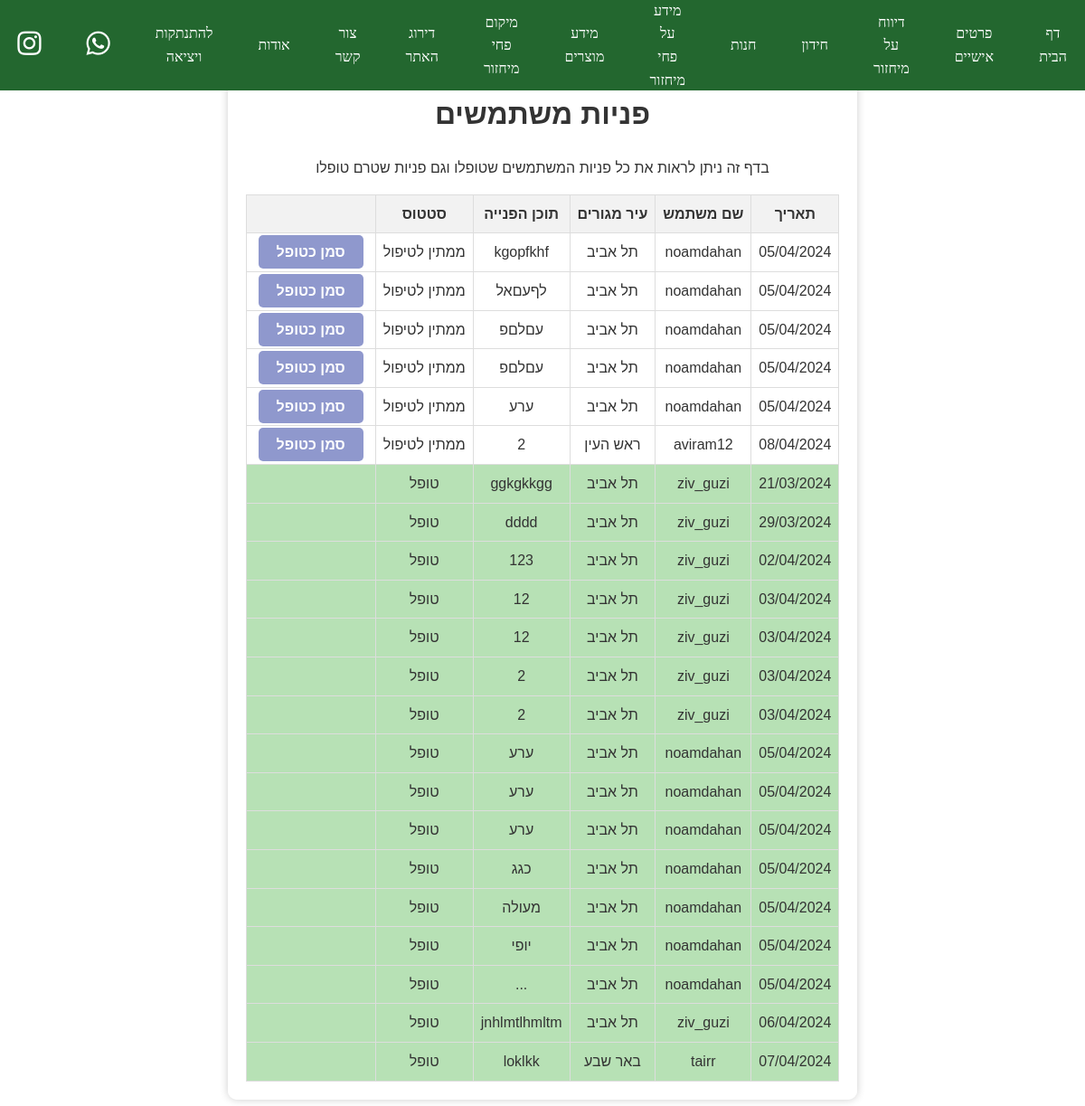
The page /website/display_contacts/ (signed in) on the database its author committed.
### website/models.py (models this page shows)
class usersContacts(models.Model):
	creationDT = models.DateTimeField(auto_now_add=True)
	user = models.ForeignKey(User, on_delete=models.CASCADE)
	content = models.TextField()
	status = models.BooleanField(default=False)

class User(AbstractUser):
	first_name = models.CharField(max_length=50)
	last_name = models.CharField(max_length=50)
	email = models.EmailField(max_length=100, unique=True)
	USER_TYPE_CHOICES = (
		(0, 'Private'),
		(1, 'Corporation')
	)
	user_type = models.SmallIntegerField(default=0, choices=USER_TYPE_CHOICES)
	location = models.CharField(max_length=50)
	comp_num = models.PositiveIntegerField(blank=True, null=True)
	points = models.PositiveIntegerField(default=0)
	class Meta:
		app_label = 'website'
		verbose_name = 'User'
		verbose_name_plural = 'Users'

### website/views.py (the view)
# urls.py: path('display_contacts/', views.display_contacts, name='display_contacts'),
def display_contacts(request):
    if request.user.is_authenticated:
        loginuser = request.user
        checkadmin = loginuser.is_superuser
        usertype = loginuser.user_type
        if checkadmin:
            usertype = "a"
    else:
        usertype = "Anonymous"
    contacts = usersContacts.objects.order_by('status', 'creationDT')
    return render(request, 'display_contacts.html', {'contacts': contacts, 'userType': usertype})

### website/templates/display_contacts.html (shortened to what this page needs)
{% extends "master.html" %}
{% block content %}
<div class="container transparent-box">
    <div class="new1">
        <br>
        <br>
        <h1>פניות משתמשים</h1>
        <p>בדף זה ניתן לראות את כל פניות המשתמשים שטופלו וגם פניות שטרם טופלו</p>
    </div>
    <table>
        <tr>
            <th>תאריך</th>
            <th>שם משתמש</th>
            <th>עיר מגורים</th>
            <th>תוכן הפנייה</th>
            <th>סטטוס</th>
            <th></th>
        </tr>
        {% for c in contacts %}
            <tr {% if c.status %} class="approved-row" {% endif %}>
                <td>{{ c.creationDT | date:"d/m/Y" }}</td>
                <td>{{ c.user }}</td>
                <td>{{ c.user.location }}</td>
                <td>{{ c.content }}</td>
                {% if not c.status %}
                    <td>ממתין לטיפול</td>
                    <td><a href="{% url 'changestatus' c.id %}" class="approve-btn">סמן כטופל</a></td>
                {% else %}
                    <td>טופל</td>
                    <td></td>
                {% endif %}
            </tr>
        {% endfor %}
    </table>
</div>
{% endblock %}

### website/static/css/styles.css (style rules this page uses)
body { font-size: 16px; line-height: 1.6; color: #333; background-image: url('https://images.immediate.co.uk/production/volatile/sites/10/2023/06/2048x1365-Oak-trees-SEO-GettyImages-90590330-b6bfe8b.jpg?quality=90&webp=true&resize=1200,800'); background-size: cover; background-repeat: no-repeat; background-attachment: fixed; background-position: center calc(15% - 50px); direction: rtl; margin: 100; padding: 100; background-color: #23672f; }

### website/templates/display_contacts.html (style rules this page uses)
body { display: flex; justify-content: center; align-items: center; min-height: 100vh; background-color: rgba(255, 255, 255, 0.8); font-family: Calibri, sans-serif; }
.container { background-color: rgba(255, 255, 255, 0.8); padding: 50px; border-radius: 10px; text-align: center; }
table { border-collapse: collapse; width: 100%; background-color: rgba(255, 255, 255, 0.8); }
th, td { border: 1px solid #dddddd; text-align: center; padding: 8px; }
th { background-color: #f2f2f2; }
.transparent-box { background-color: rgba(255, 255, 255, 0.8); padding: 20px; border-radius: 10px; box-shadow: 0px 0px 10px rgba(0, 0, 0, 0.2); }
.approve-btn { padding: 10px 20px; margin: 5px; border: none; border-radius: 5px; background-color: #8f98cd; color: white; text-decoration: none; font-size: 16px; transition: background-color 0.3s ease; cursor: pointer; font-weight: bold; }
.approved-row { background-color: #b7e1b5; }

### rows shown on the page
usersContacts: creationDT "05/04/2024", user "noamdahan", user.location "תל אביב", content "kgopfkhf", status "ממתין לטיפול"
usersContacts: creationDT "05/04/2024", user "noamdahan", user.location "תל אביב", content "לףעםאל", status "ממתין לטיפול"
usersContacts: creationDT "05/04/2024", user "noamdahan", user.location "תל אביב", content "עםלםפ", status "ממתין לטיפול"
usersContacts: creationDT "05/04/2024", user "noamdahan", user.location "תל אביב", content "עםלםפ", status "ממתין לטיפול"
usersContacts: creationDT "05/04/2024", user "noamdahan", user.location "תל אביב", content "ערע", status "ממתין לטיפול"
usersContacts: creationDT "08/04/2024", user "aviram12", user.location "ראש העין", content "2", status "ממתין לטיפול"
usersContacts: creationDT "21/03/2024", user "ziv_guzi", user.location "תל אביב", content "ggkgkkgg", status "טופל"
usersContacts: creationDT "29/03/2024", user "ziv_guzi", user.location "תל אביב", content "dddd", status "טופל"
usersContacts: creationDT "02/04/2024", user "ziv_guzi", user.location "תל אביב", content "123", status "טופל"
usersContacts: creationDT "03/04/2024", user "ziv_guzi", user.location "תל אביב", content "12", status "טופל"
usersContacts: creationDT "03/04/2024", user "ziv_guzi", user.location "תל אביב", content "12", status "טופל"
usersContacts: creationDT "03/04/2024", user "ziv_guzi", user.location "תל אביב", content "2", status "טופל"
usersContacts: creationDT "03/04/2024", user "ziv_guzi", user.location "תל אביב", content "2", status "טופל"
usersContacts: creationDT "05/04/2024", user "noamdahan", user.location "תל אביב", content "ערע", status "טופל"
usersContacts: creationDT "05/04/2024", user "noamdahan", user.location "תל אביב", content "ערע", status "טופל"
usersContacts: creationDT "05/04/2024", user "noamdahan", user.location "תל אביב", content "ערע", status "טופל"
usersContacts: creationDT "05/04/2024", user "noamdahan", user.location "תל אביב", content "כגג", status "טופל"
usersContacts: creationDT "05/04/2024", user "noamdahan", user.location "תל אביב", content "מעולה", status "טופל"
usersContacts: creationDT "05/04/2024", user "noamdahan", user.location "תל אביב", content "יופי", status "טופל"
usersContacts: creationDT "05/04/2024", user "noamdahan", user.location "תל אביב", content "...", status "טופל"
usersContacts: creationDT "06/04/2024", user "ziv_guzi", user.location "תל אביב", content "jnhlmtlhmltm", status "טופל"
usersContacts: creationDT "07/04/2024", user "tairr", user.location "באר שבע", content "loklkk", status "טופל"
